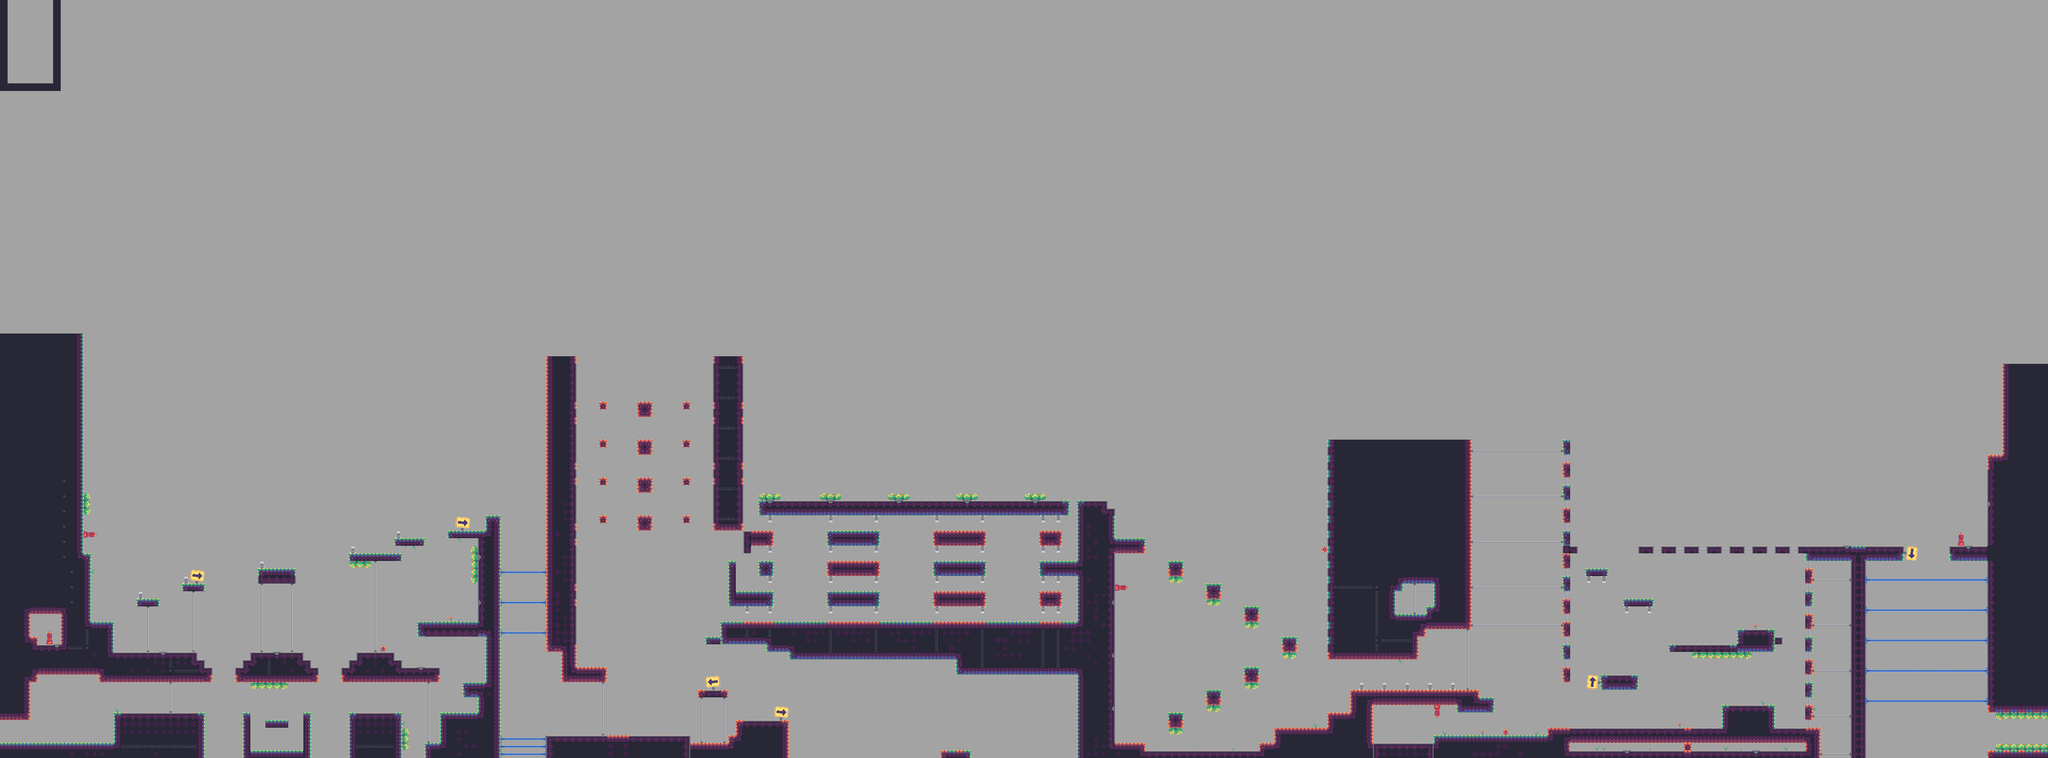

A level layout from a 2D game, rendered from its tile map. Below: a short description, then the map file with tile-grid data replaced by summaries:
An orthogonal 270x100 tile map with 16x16 px tiles, 1 tile layer (Ground), 2 tilesets and 302 objects (194x collect, 96x enemy, 5x checkpoint, 3x powerup, 3x portal, ...).

<map version="1.2" tiledversion="1.3.0" orientation="orthogonal" renderorder="right-down" compressionlevel="0" width="270" height="100" tilewidth="16" tileheight="16" infinite="0" backgroundcolor="#a3a3a3" nextlayerid="30" nextobjectid="741">
 <editorsettings>
  <export target="../../assets/tilemaps/tesla_tilemap_0.json" format="json" />
 </editorsettings>
 <tileset firstgid="1" name="tesla_tileset" tilewidth="16" tileheight="16" tilecount="99" columns="11">
  <image source="../../assets/tilesets/tesla_tileset.png" width="176" height="144" />
  <tile id="0">
   <properties>
    <property name="collides" type="bool" value="true" />
   </properties>
  </tile>
  <tile id="1">
   <properties>
    <property name="collides" type="bool" value="true" />
   </properties>
  </tile>
  <tile id="2">
   <properties>
    <property name="collides" type="bool" value="true" />
   </properties>
  </tile>
  <tile id="3">
   <properties>
    <property name="collides" type="bool" value="true" />
   </properties>
  </tile>
  <tile id="4">
   <properties>
    <property name="collides" type="bool" value="false" />
   </properties>
  </tile>
  <tile id="5">
   <properties>
    <property name="collides" type="bool" value="false" />
   </properties>
  </tile>
  <tile id="6">
   <properties>
    <property name="collides" type="bool" value="false" />
   </properties>
  </tile>
  <tile id="7">
   <properties>
    <property name="collides" type="bool" value="false" />
   </properties>
  </tile>
  <tile id="11">
   <properties>
    <property name="collides" type="bool" value="true" />
   </properties>
  </tile>
  <tile id="12">
   <properties>
    <property name="collides" type="bool" value="true" />
   </properties>
  </tile>
  <tile id="13">
   <properties>
    <property name="collides" type="bool" value="true" />
   </properties>
  </tile>
  <tile id="14">
   <properties>
    <property name="collides" type="bool" value="true" />
   </properties>
  </tile>
  <tile id="15">
   <properties>
    <property name="collides" type="bool" value="true" />
   </properties>
  </tile>
  <tile id="16">
   <properties>
    <property name="collides" type="bool" value="false" />
   </properties>
  </tile>
  <tile id="17">
   <properties>
    <property name="collides" type="bool" value="false" />
   </properties>
  </tile>
  <tile id="18">
   <properties>
    <property name="collides" type="bool" value="false" />
   </properties>
  </tile>
  <tile id="22">
   <properties>
    <property name="collides" type="bool" value="true" />
   </properties>
  </tile>
  <tile id="23">
   <properties>
    <property name="collides" type="bool" value="true" />
   </properties>
  </tile>
  <tile id="24">
   <properties>
    <property name="collides" type="bool" value="true" />
   </properties>
  </tile>
  <tile id="25">
   <properties>
    <property name="collides" type="bool" value="true" />
   </properties>
  </tile>
  <tile id="26">
   <properties>
    <property name="collides" type="bool" value="true" />
   </properties>
  </tile>
  <tile id="27">
   <properties>
    <property name="collides" type="bool" value="false" />
   </properties>
  </tile>
  <tile id="28">
   <properties>
    <property name="collides" type="bool" value="false" />
   </properties>
  </tile>
  <tile id="29">
   <properties>
    <property name="collides" type="bool" value="false" />
   </properties>
  </tile>
  <tile id="33">
   <properties>
    <property name="collides" type="bool" value="true" />
   </properties>
  </tile>
  <tile id="34">
   <properties>
    <property name="collides" type="bool" value="true" />
   </properties>
  </tile>
  <tile id="35">
   <properties>
    <property name="collides" type="bool" value="true" />
   </properties>
  </tile>
  <tile id="36">
   <properties>
    <property name="collides" type="bool" value="true" />
   </properties>
  </tile>
  <tile id="37">
   <properties>
    <property name="collides" type="bool" value="false" />
   </properties>
  </tile>
  <tile id="38">
   <properties>
    <property name="collides" type="bool" value="false" />
   </properties>
  </tile>
  <tile id="39">
   <properties>
    <property name="collides" type="bool" value="false" />
   </properties>
  </tile>
  <tile id="40">
   <properties>
    <property name="collides" type="bool" value="false" />
   </properties>
  </tile>
  <tile id="44">
   <properties>
    <property name="collides" type="bool" value="true" />
   </properties>
  </tile>
  <tile id="45">
   <properties>
    <property name="collides" type="bool" value="true" />
   </properties>
  </tile>
  <tile id="46">
   <properties>
    <property name="collides" type="bool" value="true" />
   </properties>
  </tile>
  <tile id="47">
   <properties>
    <property name="collides" type="bool" value="true" />
   </properties>
  </tile>
  <tile id="55">
   <properties>
    <property name="collides" type="bool" value="true" />
   </properties>
  </tile>
  <tile id="56">
   <properties>
    <property name="collides" type="bool" value="true" />
   </properties>
  </tile>
  <tile id="66">
   <properties>
    <property name="collides" type="bool" value="true" />
   </properties>
  </tile>
  <tile id="67">
   <properties>
    <property name="collides" type="bool" value="true" />
   </properties>
  </tile>
  <tile id="77">
   <properties>
    <property name="collides" type="bool" value="true" />
   </properties>
  </tile>
  <tile id="78">
   <properties>
    <property name="collides" type="bool" value="true" />
   </properties>
  </tile>
 </tileset>
 <tileset firstgid="100" name="enemies" tilewidth="48" tileheight="48" tilecount="4" columns="0">
  <grid orientation="orthogonal" width="1" height="1" />
  <tile id="0">
   <image width="48" height="48" source="templates/enemies/assets/cannon.png" />
  </tile>
  <tile id="1">
   <image width="48" height="48" source="templates/enemies/assets/coil.png" />
  </tile>
  <tile id="2">
   <image width="48" height="48" source="templates/enemies/assets/legs.png" />
  </tile>
  <tile id="3">
   <image width="48" height="48" source="templates/enemies/assets/vroomba.png" />
  </tile>
 </tileset>
 <layer id="29" name="Ground" width="270" height="100">
  <data>[27000 cells, 4258 non-empty, 45 distinct tile ids]</data>
 </layer>
 <objectgroup id="27" name="Powerups">
  <object id="342" name="powerups" type="powerup" x="32" y="80">
   <properties>
    <property name="typeOf" type="int" value="2" />
   </properties>
   <point />
  </object>
  <object id="406" name="checkpoint" type="checkpoint" x="32" y="160">
   <point />
  </object>
  <object id="410" name="powerups" type="powerup" x="2032" y="1568">
   <properties>
    <property name="typeOf" type="int" value="0" />
   </properties>
   <point />
  </object>
  <object id="539" name="powerups" type="powerup" x="192" y="1552">
   <properties>
    <property name="typeOf" type="int" value="2" />
   </properties>
   <point />
  </object>
 </objectgroup>
 <objectgroup id="10" name="Enemies">
  <properties>
   <property name="dir_x" type="int" value="0" />
   <property name="dir_y" type="int" value="0" />
  </properties>
  <!-- 96 objects omitted --></objectgroup>
 <objectgroup id="13" name="Coins">
  <!-- 194 objects omitted --></objectgroup>
 <objectgroup id="12" name="Player">
  <!-- 8 objects omitted --></objectgroup>
</map>
<!-- 298 of 302 objects omitted -->
